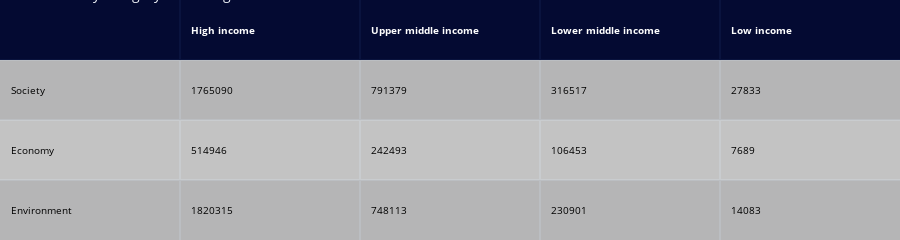

Notebook source saved alongside this figure:
### Code cell
import plotly.figure_factory as ff
col = [df_category_income.columns.tolist()]
col[0].insert(0, "")
body = df_category_income.astype(int).reset_index().values.tolist()
fig = ff.create_table(col + body)

fig.update_layout(title="SDGs by category according to income", showlegend=True, font={'size':10})
fig.write_image('../img/categories_income.jpeg', width=1080, height=250, scale=1)
fig.show()

### Figure 1 — Plotly figure (JSON) as saved in the notebook; plotly's stock layout.template omitted (floating-point values rounded to 4 significant figures)
{"data": [{"colorscale": [[0, "#00083e"], [0.5, "#ededee"], [1, "#ffffff"]], "hoverinfo": "none", "opacity": 0.75, "showscale": false, "z": [[0, 0, 0, 0, 0], [0.5, 0.5, 0.5, 0.5, 0.5], [1, 1, 1, 1, 1], [0.5, 0.5, 0.5, 0.5, 0.5]], "type": "heatmap"}], "layout": {"annotations": [{"align": "left", "font": {"color": "#ffffff"}, "showarrow": false, "text": "<b></b>", "x": -0.45, "xanchor": "left", "xref": "x", "y": 0, "yref": "y"}, {"align": "left", "font": {"color": "#ffffff"}, "showarrow": false, "text": "<b>High income</b>", "x": 0.55, "xanchor": "left", "xref": "x", "y": 0, "yref": "y"}, {"align": "left", "font": {"color": "#ffffff"}, "showarrow": false, "text": "<b>Upper middle income</b>", "x": 1.55, "xanchor": "left", "xref": "x", "y": 0, "yref": "y"}, {"align": "left", "font": {"color": "#ffffff"}, "showarrow": false, "text": "<b>Lower middle income</b>", "x": 2.55, "xanchor": "left", "xref": "x", "y": 0, "yref": "y"}, {"align": "left", "font": {"color": "#ffffff"}, "showarrow": false, "text": "<b>Low income</b>", "x": 3.55, "xanchor": "left", "xref": "x", "y": 0, "yref": "y"}, {"align": "left", "font": {"color": "#000000"}, "showarrow": false, "text": "Society", "x": -0.45, "xanchor": "left", "xref": "x", "y": 1, "yref": "y"}, {"align": "left", "font": {"color": "#000000"}, "showarrow": false, "text": "1765090", "x": 0.55, "xanchor": "left", "xref": "x", "y": 1, "yref": "y"}, {"align": "left", "font": {"color": "#000000"}, "showarrow": false, "text": "791379", "x": 1.55, "xanchor": "left", "xref": "x", "y": 1, "yref": "y"}, {"align": "left", "font": {"color": "#000000"}, "showarrow": false, "text": "316517", "x": 2.55, "xanchor": "left", "xref": "x", "y": 1, "yref": "y"}, {"align": "left", "font": {"color": "#000000"}, "showarrow": false, "text": "27833", "x": 3.55, "xanchor": "left", "xref": "x", "y": 1, "yref": "y"}, {"align": "left", "font": {"color": "#000000"}, "showarrow": false, "text": "Economy", "x": -0.45, "xanchor": "left", "xref": "x", "y": 2, "yref": "y"}, {"align": "left", "font": {"color": "#000000"}, "showarrow": false, "text": "514946", "x": 0.55, "xanchor": "left", "xref": "x", "y": 2, "yref": "y"}, {"align": "left", "font": {"color": "#000000"}, "showarrow": false, "text": "242493", "x": 1.55, "xanchor": "left", "xref": "x", "y": 2, "yref": "y"}, {"align": "left", "font": {"color": "#000000"}, "showarrow": false, "text": "106453", "x": 2.55, "xanchor": "left", "xref": "x", "y": 2, "yref": "y"}, {"align": "left", "font": {"color": "#000000"}, "showarrow": false, "text": "7689", "x": 3.55, "xanchor": "left", "xref": "x", "y": 2, "yref": "y"}, {"align": "left", "font": {"color": "#000000"}, "showarrow": false, "text": "Environment", "x": -0.45, "xanchor": "left", "xref": "x", "y": 3, "yref": "y"}, {"align": "left", "font": {"color": "#000000"}, "showarrow": false, "text": "1820315", "x": 0.55, "xanchor": "left", "xref": "x", "y": 3, "yref": "y"}, {"align": "left", "font": {"color": "#000000"}, "showarrow": false, "text": "748113", "x": 1.55, "xanchor": "left", "xref": "x", "y": 3, "yref": "y"}, {"align": "left", "font": {"color": "#000000"}, "showarrow": false, "text": "230901", "x": 2.55, "xanchor": "left", "xref": "x", "y": 3, "yref": "y"}, {"align": "left", "font": {"color": "#000000"}, "showarrow": false, "text": "14083", "x": 3.55, "xanchor": "left", "xref": "x", "y": 3, "yref": "y"}], "height": 170, "margin": {"b": 0, "l": 0, "r": 0, "t": 0}, "xaxis": {"dtick": 1, "gridwidth": 2, "showticklabels": false, "tick0": -0.5, "ticks": "", "zeroline": false}, "yaxis": {"autorange": "reversed", "dtick": 1, "gridwidth": 2, "showticklabels": false, "tick0": 0.5, "ticks": "", "zeroline": false}, "font": {"size": 10}, "title": {"text": "SDGs by category according to income"}, "showlegend": true}}
